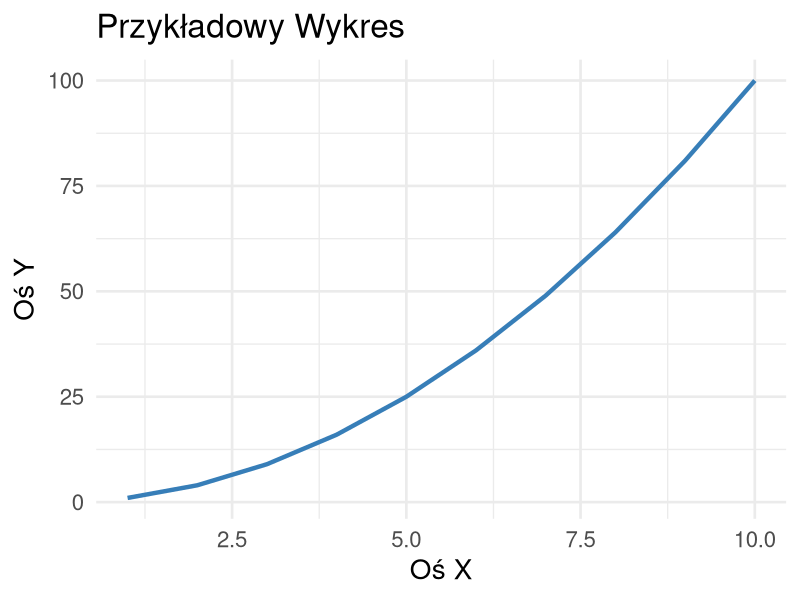

Recreate this plot in R.
## ---- chunk 1
#| label: fig-przyklad
#| fig-cap: "Podpis pod wykresem"
#| fig-align: center
#| echo: false
#| warning: false

library(ggplot2)
df <- data.frame(x=1:10, y=(1:10)^2)

ggplot(df, aes(x, y)) +
  geom_line(color="#377eb8", size=1.5) +
  theme_minimal(base_size = 20) +
  labs(title = "Przykładowy Wykres", x = "Oś X", y = "Oś Y")
